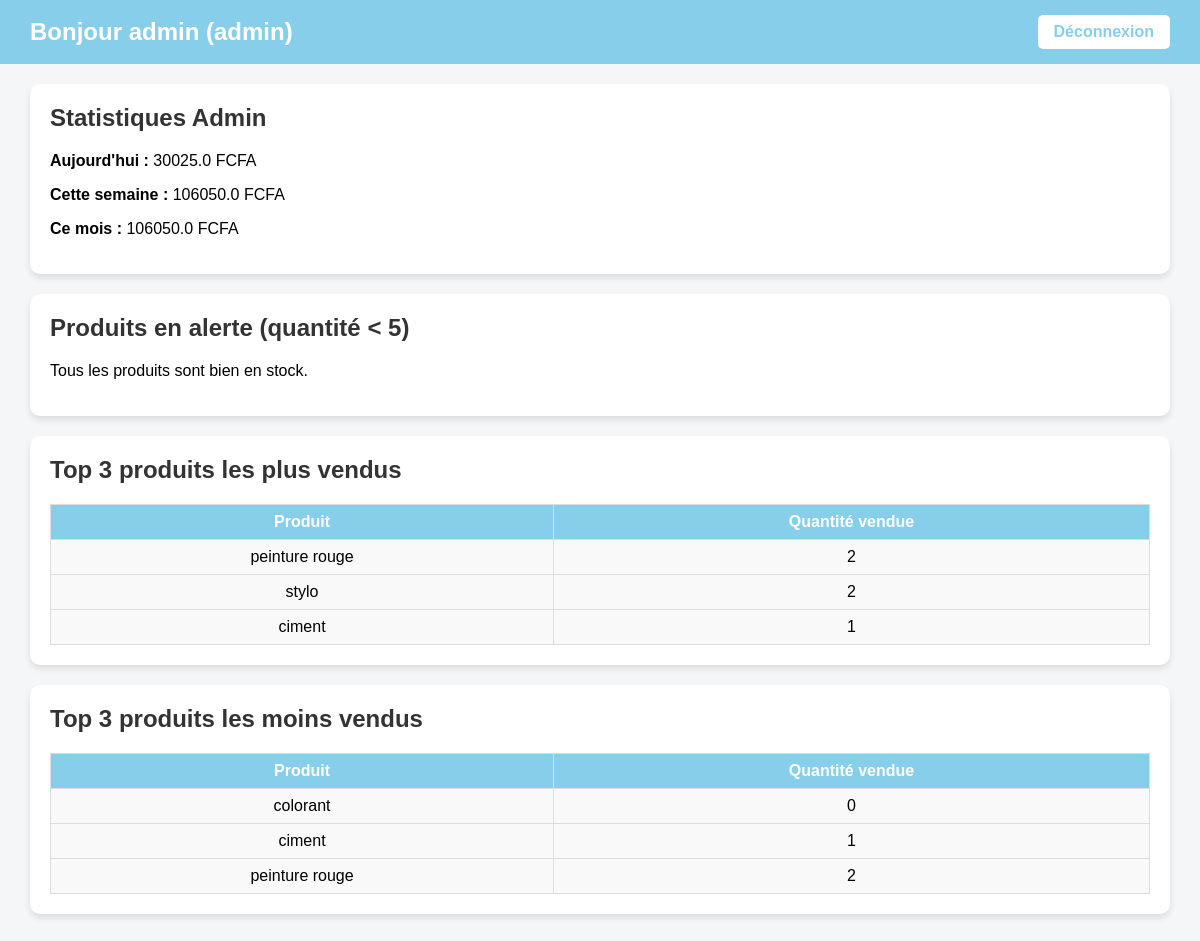
The page /dashboard (signed in) on the database its author committed.
### tables this page shows
CREATE TABLE products (
    id INTEGER PRIMARY KEY AUTOINCREMENT,
    name TEXT NOT NULL,
    quantity INTEGER NOT NULL,
    total_quantity INTEGER NOT NULL,
    price REAL NOT NULL,
    username TEXT NOT NULL,
    ville TEXT NOT NULL
);

### main.py (the view)
@app.get("/dashboard", response_class=HTMLResponse)
def dashboard(request: Request):
    if "user" not in request.session:
        return RedirectResponse("/login", status_code=303)
    username = request.session["user"]
    role = request.session.get("role")
    conn = get_db()
    cursor = conn.cursor()
    if role == "admin":
        today = datetime.now().strftime("%Y-%m-%d")
        week_start = (datetime.now() - timedelta(days=datetime.now().weekday())).strftime("%Y-%m-%d")
        month_start = datetime.now().strftime("%Y-%m-01")
        cursor.execute("SELECT SUM(total_price) FROM sales WHERE DATE(date)=?", (today,))
        total_today = cursor.fetchone()[0] or 0
        cursor.execute("SELECT SUM(total_price) FROM sales WHERE DATE(date)>=?", (week_start,))
        total_week = cursor.fetchone()[0] or 0
        cursor.execute("SELECT SUM(total_price) FROM sales WHERE DATE(date)>=?", (month_start,))
        total_month = cursor.fetchone()[0] or 0
        cursor.execute("SELECT name, quantity FROM products WHERE quantity < 5")
        low_stock = cursor.fetchall()
        cursor.execute("""
            SELECT p.name, COALESCE(SUM(s.quantity_sold),0) AS total_sold
            FROM products p
            LEFT JOIN sales s ON s.product_id = p.id
            GROUP BY p.id
            ORDER BY total_sold DESC
            LIMIT 3
        """)
        top_sold = cursor.fetchall()
        cursor.execute("""
            SELECT p.name, COALESCE(SUM(s.quantity_sold),0) AS total_sold
            FROM products p
            LEFT JOIN sales s ON s.product_id = p.id
            GROUP BY p.id
            ORDER BY total_sold ASC
            LIMIT 3
        """)
        least_sold = cursor.fetchall()
        conn.close()
        return templates.TemplateResponse("dashboard.html", {
            "request": request,
            "role": role,
            "username": username,
            "total_today": total_today,
            "total_week": total_week,
            "total_month": total_month,
            "low_stock": low_stock,
            "top_sold": top_sold,
            "least_sold": least_sold
        })
    else:
        cursor.execute("SELECT id, name, quantity, total_quantity, price FROM products WHERE username=?", (username,))
        rows = cursor.fetchall()
        conn.close()
        products = [{"id": r[0], "name": r[1], "quantity": r[2], "total_quantity": r[3], "price": r[4]} for r in rows]
        return templates.TemplateResponse("dashboard.html", {
            "request": request,
            "role": role,
            "username": username,
            "products": products
        })

### templates/dashboard.html (shortened to what this page needs)
<!DOCTYPE html>
<html lang="fr">
<head>
</head>
<body>
<header>
    <h1>Bonjour {{ username }} ({{ role }})</h1>
    <a href="/logout" class="logout">Déconnexion</a>
</header>
<div class="container">
{% if role == "admin" %}
    <div class="card">
        <h2>Statistiques Admin</h2>
        <p><strong>Aujourd'hui :</strong> {{ total_today }} FCFA</p>
        <p><strong>Cette semaine :</strong> {{ total_week }} FCFA</p>
        <p><strong>Ce mois :</strong> {{ total_month }} FCFA</p>
    </div>
    <div class="card">
        <h2>Produits en alerte (quantité < 5)</h2>
        {% if low_stock %}
        <table>
            <tr><th>Produit</th><th>Quantité</th></tr>
            {% for p in low_stock %}
            <tr><td>{{ p[0] }}</td><td>{{ p[1] }}</td></tr>
            {% endfor %}
        </table>
        {% else %}
        <p>Tous les produits sont bien en stock.</p>
        {% endif %}
    </div>
    <div class="card">
        <h2>Top 3 produits les plus vendus</h2>
        {% if top_sold %}
        <table>
            <tr><th>Produit</th><th>Quantité vendue</th></tr>
            {% for p in top_sold %}
            <tr><td>{{ p[0] }}</td><td>{{ p[1] }}</td></tr>
            {% endfor %}
        </table>
        {% else %}
        <p>Aucune vente enregistrée.</p>
        {% endif %}
    </div>
    <div class="card">
        <h2>Top 3 produits les moins vendus</h2>
        {% if least_sold %}
        <table>
            <tr><th>Produit</th><th>Quantité vendue</th></tr>
            {% for p in least_sold %}
            <tr><td>{{ p[0] }}</td><td>{{ p[1] }}</td></tr>
            {% endfor %}
        </table>
        {% else %}
        <p>Aucune vente enregistrée.</p>
        {% endif %}
    </div>
{% endif %}
</div>
</body>
</html>

### templates/dashboard.html (style rules this page uses)
body { font-family: Arial, sans-serif; background-color: #f4f6f8; margin: 0; padding: 0; }
header { background-color: #87CEEB; color: white; padding: 15px 30px; display: flex; justify-content: space-between; align-items: center; }
header h1 { margin: 0; font-size: 24px; }
header a.logout { background-color: white; color: #87CEEB; padding: 8px 16px; text-decoration: none; border-radius: 5px; font-weight: bold; }
.container { padding: 20px 30px; }
.card { background-color: white; padding: 20px; margin-bottom: 20px; border-radius: 10px; box-shadow: 0 4px 6px rgba(0,0,0,0.1); }
.card h2 { margin-top: 0; color: #333; }
table { width: 100%; border-collapse: collapse; margin-top: 10px; }
table, th, td { border: 1px solid #ddd; }
th, td { padding: 8px; text-align: center; }
th { background-color: #87CEEB; color: white; }
td { background-color: #f9f9f9; }

### rows shown on the page
products: name "peinture rouge", p "2"
products: name "stylo", p "2"
products: name "ciment", p "1"
products: name "colorant", p "0"

### other values the page prints
{{ username }} "admin"
{{ role }} "admin"
{{ total_today }} "30025.0"
{{ total_week }} "106050.0"
{{ total_month }} "106050.0"
